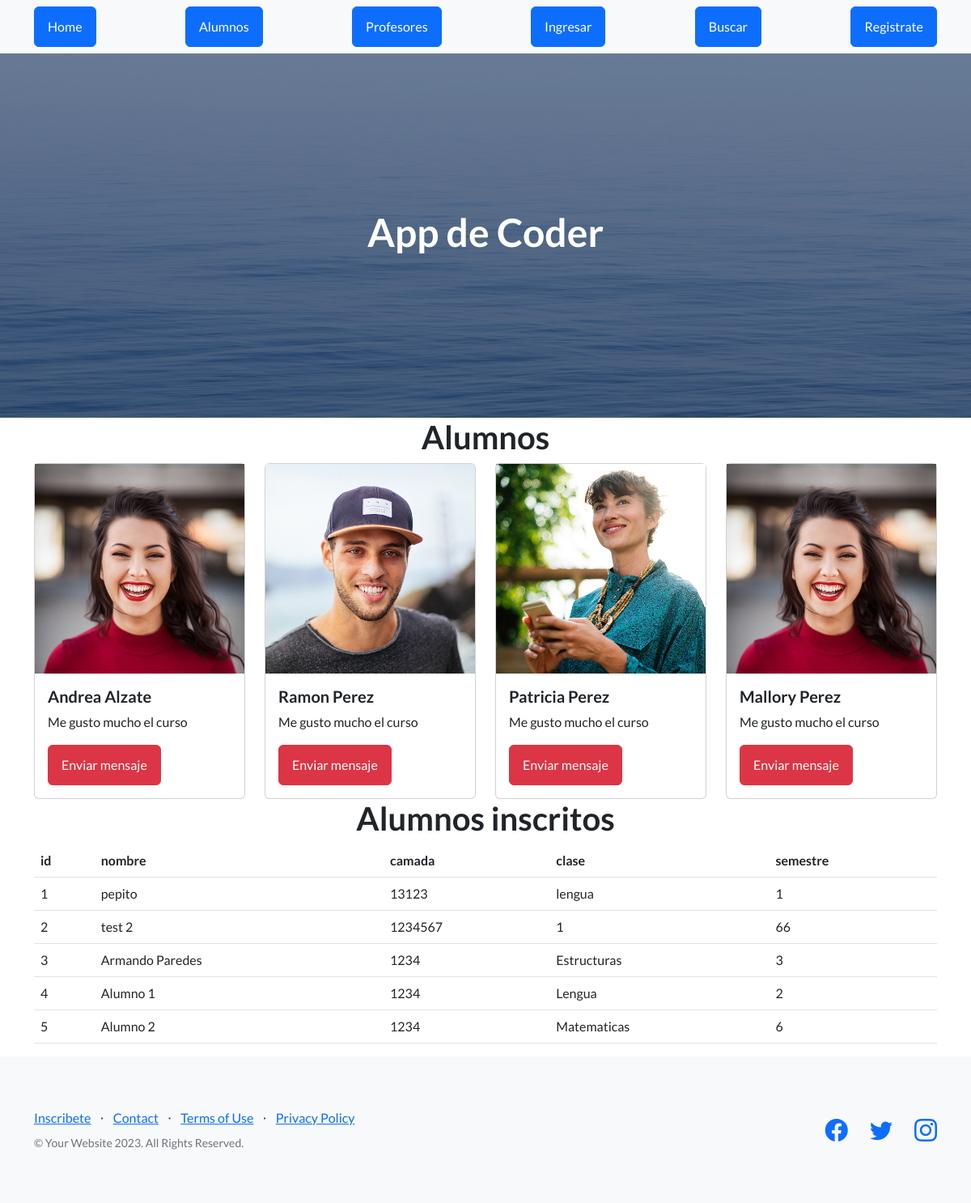
/AppCoder/alumnos, run on an earlier commit of the app's database.
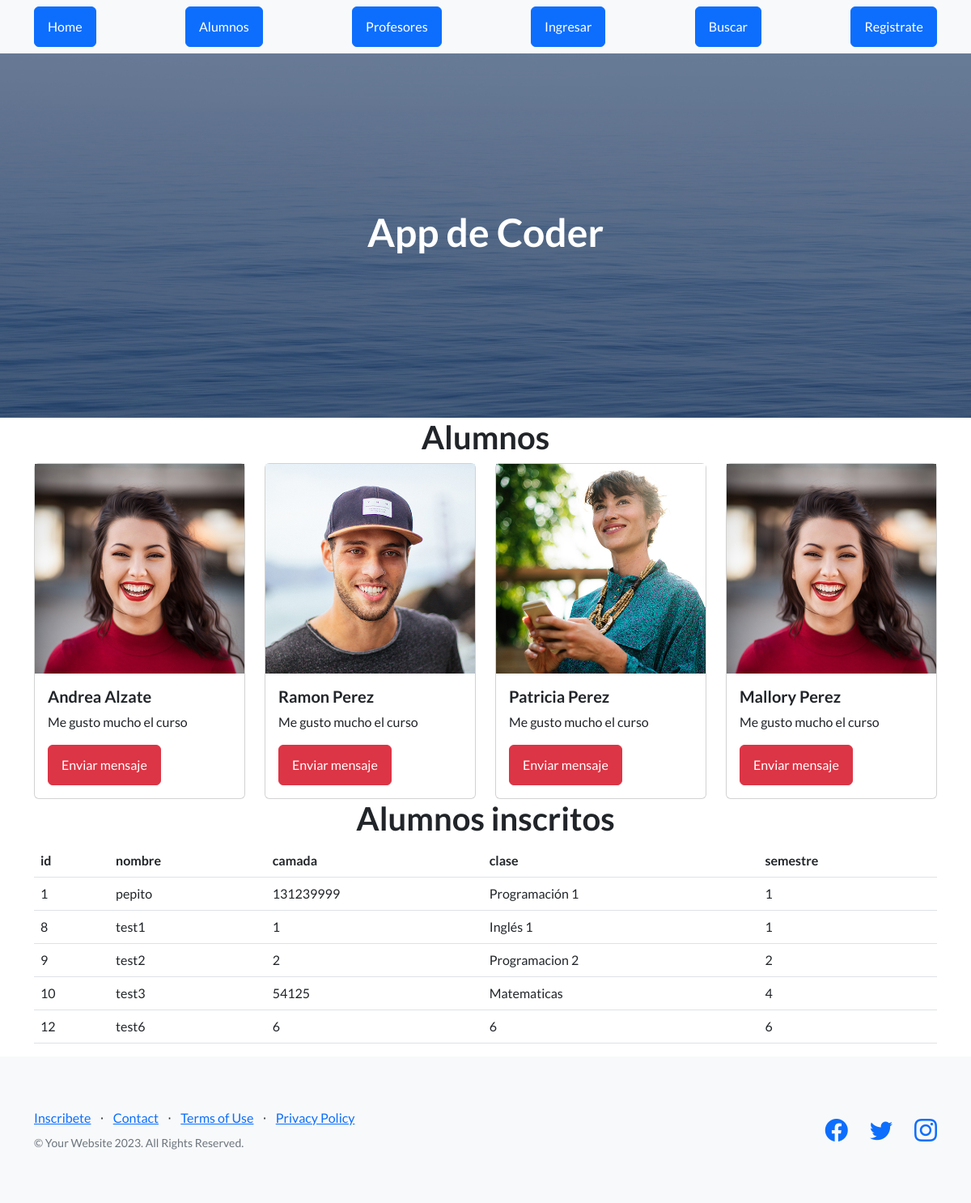
And on a later commit of the database.
### AppCoder/models.py (models this page shows, shortened)
class Alumnos(models.Model):
   nombre = models.CharField(max_length=40)
   camada = models.IntegerField()
   clase=models.CharField(max_length=40)
   semestre=models.IntegerField()

### AppCoder/views.py (the view)
# urls.py: path("alumnos",views.alumnos ,name="alumnos"),
def alumnos(request):
    alumnos = Alumnos.objects.all()
    avatares= Avatar.objects.filter(user=request.user.id)
    if avatares.exists():
        return render(request, "alumnos.html",{"alumnos":alumnos,"url":avatares[0].imagen.url})
    else:
        return render(request, "alumnos.html",{"alumnos":alumnos})

### AppCoder/template/alumnos.html (shortened to what this page needs)
{% extends 'padre.html' %} {% load static %} {% block contenido %}
<main class="container">
  <h1 class="text-center">Alumnos</h1>
  <div class="row">
    <div class="col-12 col-md-3">
      <div class="card">
        <img
          src="{% static 'AppCoder/assets/img/testimonials-1.jpg' %}"
          alt=""
        />
        <div class="card-body">
          <h5 class="card-title">Andrea Alzate</h5>
          <p class="card-text">Me gusto mucho el curso</p>
          <a class="btn btn-danger" href="">Enviar mensaje</a>
        </div>
      </div>
    </div>
    <div class="col-12 col-md-3">
      <div class="card">
        <img
          src="{% static 'AppCoder/assets/img/testimonials-2.jpg' %}"
          alt=""
        />
        <div class="card-body">
          <h5 class="card-title">Ramon Perez</h5>
          <p class="card-text">Me gusto mucho el curso</p>
          <a class="btn btn-danger" href="">Enviar mensaje</a>
        </div>
      </div>
    </div>
    <div class="col-12 col-md-3">
      <div class="card">
        <img
          src="{% static 'AppCoder/assets/img/testimonials-3.jpg' %}"
          alt=""
        />
        <div class="card-body">
          <h5 class="card-title">Patricia Perez</h5>
          <p class="card-text">Me gusto mucho el curso</p>
          <a class="btn btn-danger" href="">Enviar mensaje</a>
        </div>
      </div>
    </div>
    <div class="col-12 col-md-3">
      <div class="card">
        <img
          src="{% static 'AppCoder/assets/img/testimonials-1.jpg' %}"
          alt=""
        />
        <div class="card-body">
          <h5 class="card-title">Mallory Perez</h5>
          <p class="card-text">Me gusto mucho el curso</p>
          <a class="btn btn-danger" href="">Enviar mensaje</a>
        </div>
      </div>
    </div>
  </div>
  <div class="row">
    <div class="col 12 col-md-12">
      <h1 class="text-xl-center">Alumnos inscritos</h1>
      <table class="table">
        <thead>
          <tr>
            <th>id</th>
            <th>nombre</th>
            <th>camada</th>
            <th>clase</th>
            <th>semestre</th>
          </tr>
        </thead>
        <tbody>
          {% for n in alumnos %}
          <tr>
            <td>{{n.id}}</td>
            <td>{{n.nombre}}</td>
            <td>{{n.camada}}</td>
            <td>{{n.clase}}</td>
            <td>{{n.semestre}}</td>
        </tr>
          {% endfor %}
        </tbody>
      </table>
    </div>
  </div>
</main>
{% endblock %}

What changed in the data, as far as the page shows it:
removed Alumnos: id "2", nombre "test 2", camada "1234567", clase "1", semestre "66"
removed Alumnos: id "3", nombre "Armando Paredes", camada "1234", clase "Estructuras", semestre "3"
removed Alumnos: id "4", nombre "Alumno 1", camada "1234", clase "Lengua", semestre "2"
removed Alumnos: id "5", nombre "Alumno 2", camada "1234", clase "Matematicas", semestre "6"
changed Alumnos "pepito": camada "13123" → "131239999"; clase "lengua" → "Programación 1"
added Alumnos: id "8", nombre "test1", camada "1", clase "Inglés 1", semestre "1"
added Alumnos: id "9", nombre "test2", camada "2", clase "Programacion 2", semestre "2"
added Alumnos: id "10", nombre "test3", camada "54125", clase "Matematicas", semestre "4"
added Alumnos: id "12", nombre "test6", camada "6", clase "6", semestre "6"
